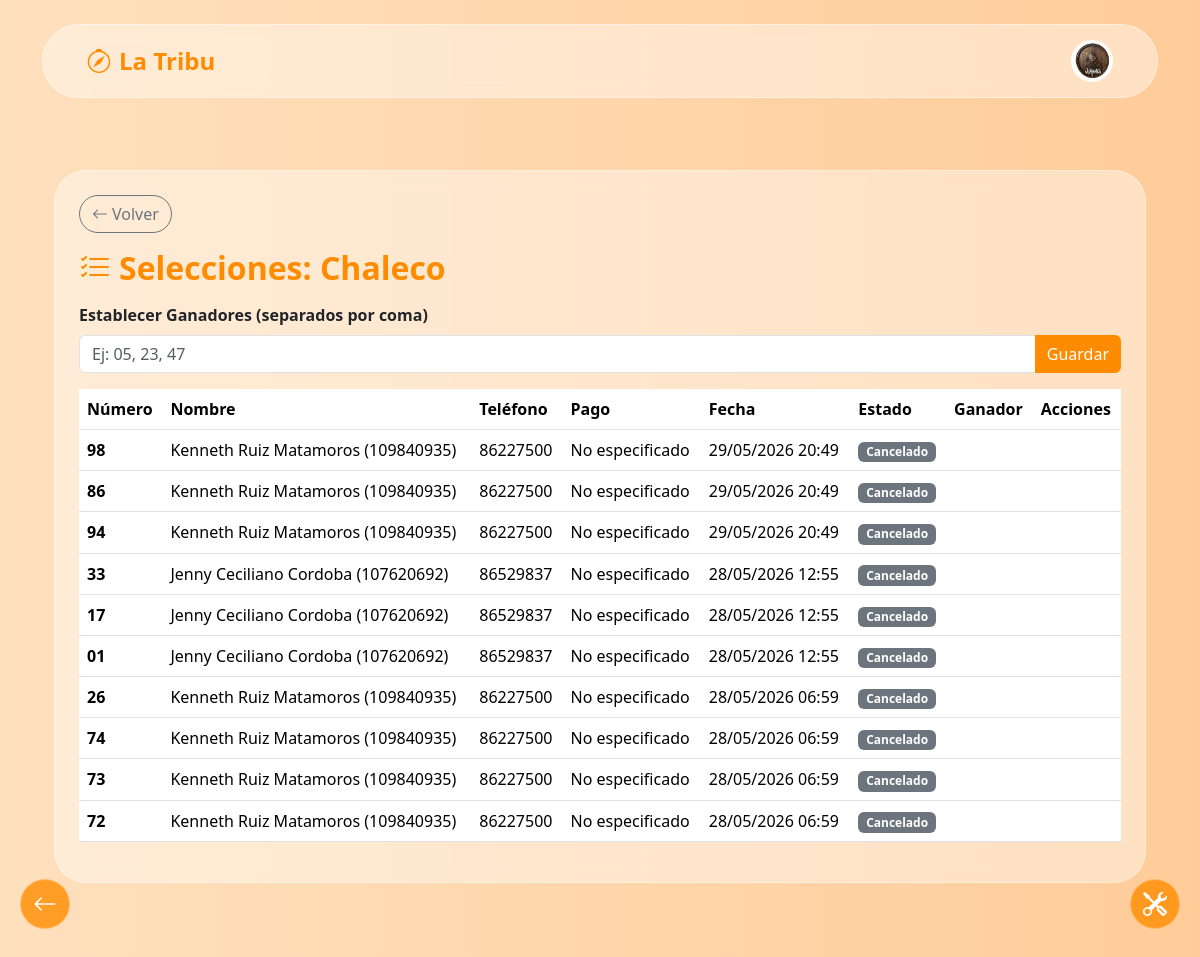
The app's page /admin/rifas/1/selecciones (signed in) with its own data.
### models.py (models this page shows)
class User(db.Model):
    id = db.Column(db.Integer, primary_key=True)
    role = db.Column(db.String(20), default='Usuario')
    weight = db.Column(db.Integer, default=1)
    avatar = db.Column(db.String(255), default='default.png')
    name = db.Column(db.String(100), nullable=False)
    last_name_1 = db.Column(db.String(100), nullable=False)
    last_name_2 = db.Column(db.String(100), nullable=False)
    email = db.Column(db.String(120), unique=True, nullable=False)
    phone_code = db.Column(db.String(10))
    phone = db.Column(db.String(20))
    dob = db.Column(db.Date)
    password_hash = db.Column(db.String(255), nullable=False)
    status = db.Column(db.String(20), default='Activo')
    whatsapp = db.Column(db.String(20))
    facebook = db.Column(db.String(255))
    instagram = db.Column(db.String(255))
    address = db.Column(db.String(255))
    institution = db.Column(db.String(200))
    other_info = db.Column(db.Text)
    reset_token = db.Column(db.String(64))
    reset_expires = db.Column(db.String(30))
    created_at = db.Column(db.DateTime, default=datetime.utcnow)
    updated_at = db.Column(db.DateTime, default=datetime.utcnow, onupdate=datetime.utcnow)

class Raffle(db.Model):
    __tablename__ = 'raffle'
    id = db.Column(db.Integer, primary_key=True)
    raffle_number = db.Column(db.String(50), unique=True, nullable=False)
    name = db.Column(db.String(200), nullable=False)
    price = db.Column(db.Float, nullable=False)
    prize = db.Column(db.String(500), nullable=False)
    detail = db.Column(db.Text, nullable=False)
    raffle_date = db.Column(db.Date, nullable=False)
    raffle_time = db.Column(db.String(50))
    image_filename = db.Column(db.String(255), nullable=False)
    winning_numbers = db.Column(db.Text, default='[]')  # JSON string
    sinpe_name_default = db.Column(db.String(200))
    sinpe_phone_default = db.Column(db.String(50))
    created_at = db.Column(db.DateTime, default=datetime.utcnow)
    is_active = db.Column(db.Boolean, default=True)
    selections = db.relationship('RaffleSelection', backref='raffle', lazy=True, cascade='all, delete-orphan')

class RaffleSelection(db.Model):
    __tablename__ = 'raffle_selection'
    id = db.Column(db.Integer, primary_key=True)
    raffle_id = db.Column(db.Integer, db.ForeignKey('raffle.id'), nullable=False)
    number = db.Column(db.String(5), nullable=False)  # 00-99
    customer_name = db.Column(db.String(200), nullable=False)
    customer_phone = db.Column(db.String(50), nullable=False)
    customer_cedula = db.Column(db.String(50))  # Nueva: cédula del cliente
    pin = db.Column(db.String(10), nullable=False)  # PIN de 4 dígitos alfanumérico
    selection_password = db.Column(db.String(100), nullable=False, default='', server_default='')
    created_at = db.Column(db.DateTime, default=datetime.utcnow)
    is_canceled = db.Column(db.Boolean, default=False)
    payment_method = db.Column(db.String(50), default='No especificado')
    sinpe_name = db.Column(db.String(200))
    sinpe_phone = db.Column(db.String(50))
    __table_args__ = (db.UniqueConstraint('raffle_id', 'number', name='_raffle_number_uc'),)

### routes/rifas_admin.py (the view)
@bp.route('/admin/rifas/<int:raffle_id>/selecciones')
def ver_selecciones(raffle_id):
    if session.get('role') != 'Superusuario':
        flash('Acceso denegado', 'danger')
        return redirect(url_for('main.home'))
    rifa = Raffle.query.get_or_404(raffle_id)
    selecciones = RaffleSelection.query.filter_by(raffle_id=raffle_id).order_by(
        RaffleSelection.created_at.desc()).all()
    try:
        winners = json.loads(rifa.winning_numbers) if rifa.winning_numbers else []
    except Exception:
        winners = []
    return render_template('rifa_selecciones.html', rifa=rifa, selecciones=selecciones, winners=winners)

### routes/__init__.py (called while the page is built)
@bp.before_request
def ensure_session_avatar():
    if 'user_id' in session:
        if 'avatar' not in session or 'email' not in session:
            user = User.query.get(session['user_id'])
            if user:
                if 'avatar' not in session:
                    session['avatar'] = user.avatar or ''
                if 'email' not in session:
                    session['email'] = user.email or ''

### templates/rifa_selecciones.html (shortened to what this page needs)
{% extends "base.html" %}
{% block content %}
<div class="container mt-4">
    <div class="glass-panel rounded-5 p-4">
        <a href="{{ url_for('main.admin_rifas') }}" class="btn btn-outline-secondary rounded-pill mb-3">
            <i class="bi bi-arrow-left me-1"></i>Volver
        </a>
        <h2 class="fw-bold text-orange mb-3"><i class="bi bi-list-check me-2"></i>Selecciones: {{ rifa.name }}</h2>
        <div class="mb-3">
            <label class="form-label fw-bold">Establecer Ganadores (separados por coma)</label>
            <div class="input-group">
                <input type="text" id="winnersInput" class="form-control" placeholder="Ej: 05, 23, 47" value="{{ winners|join(', ') }}">
                <button onclick="setWinners()" class="btn btn-orange">Guardar</button>
            </div>
        </div>
        <div class="table-responsive">
            <table class="table">
                <thead>
                    <tr>
                        <th>Número</th>
                        <th>Nombre</th>
                        <th>Teléfono</th>
                        <th>Pago</th>
                        <th>Fecha</th>
                        <th>Estado</th>
                        <th>Ganador</th>
                        <th>Acciones</th>
                    </tr>
                </thead>
                <tbody>
                    {% for sel in selecciones %}
                    <tr class="{% if sel.is_canceled %}text-muted{% endif %}">
                        <td><strong>{{ sel.number }}</strong></td>
                        <td>{{ sel.customer_name }}</td>
                        <td>{{ sel.customer_phone }}</td>
                        <td>{{ sel.payment_method }}</td>
                        <td>{{ sel.created_at.strftime('%d/%m/%Y %H:%M') }}</td>
                        <td>
                            {% if sel.is_canceled %}
                            <span class="badge bg-secondary">Cancelado</span>
                            {% else %}
                            <span class="badge bg-success">Activo</span>
                            {% endif %}
                        </td>
                        <td>
                        </td>
                        <td>
                        </td>
                    </tr>
                    {% endfor %}
                </tbody>
            </table>
        </div>
    </div>
</div>
{% endblock %}

### templates/base.html (shortened to what this page needs)
<!DOCTYPE html>
<html lang="es" data-theme="light">
<head>
    <link rel="stylesheet" href="{{ url_for('static', filename='css/bootstrap.css') }}?v=2">
    <link rel="stylesheet" href="{{ url_for('static', filename='css/bootstrap-icons.css') }}?v=2">
    <link rel="stylesheet" href="{{ url_for('static', filename='css/global.css') }}?v=2">
    <link rel="stylesheet" href="{{ url_for('static', filename='css/main.css') }}?v=2">
    <link rel="stylesheet" href="{{ url_for('static', filename='css/base.css') }}?v=2">
</head>
<body>
    <div class="container mt-4">
        <nav class="navbar navbar-expand-lg d-none d-md-flex custom-navbar glass-panel rounded-pill">
            <div class="container-fluid">
                <a class="navbar-brand text-orange fw-bold fs-4 d-flex align-items-center gap-2" href="/">
                    <i class="bi bi-compass"></i> La Tribu
                </a>
                <div class="ms-auto d-flex align-items-center gap-3">
                    {% if session.get('user_id') %}
                        {% set nav_avatar = session.get('avatar') or '' %}
                        <a href="{{ url_for('main.profile') }}" class="d-flex align-items-center text-decoration-none" title="Mi Perfil">
                            <div class="rounded-circle overflow-hidden border border-2 border-white shadow-sm d-flex align-items-center justify-content-center bg-orange" style="width:42px;height:42px;flex-shrink:0;">
                                {% if nav_avatar and nav_avatar != 'default.png' %}
                                    <img src="{{ url_for('static', filename=nav_avatar) }}" alt="Avatar" style="width:100%;height:100%;object-fit:cover;">
                                {% else %}
                                    <i class="bi bi-person-fill text-white fs-5"></i>
                                {% endif %}
                            </div>
                        </a>
                    {% else %}
                        <button class="btn btn-orange rounded-pill px-4 shadow-sm fw-bold d-flex align-items-center" data-bs-toggle="modal" data-bs-target="#loginModal">
                            <i class="bi bi-box-arrow-in-right me-2 fs-5"></i> Ingresar
                        </button>
                    {% endif %}
                </div>
            </div>
        </nav>
    </div>
    <main class="container mt-2 mt-md-5 mb-5 pb-5 content-wrapper">
        {% block content %}
        {% endblock %}
    </main>
    {% if request.path != '/' %}
    <button id="btnBack" class="btn-global-back" onclick="if(document.referrer.includes(window.location.host) && window.history.length > 1) { window.history.back(); } else { window.location.href='/'; }" title="Volver Atrás">
        <i class="bi bi-arrow-left fs-4"></i>
    </button>
    {% endif %}
    {% if session.get('role') == 'Superusuario' %}
    <div class="dropdown dropup">
        <a href="#" class="btn-global-add dropdown-toggle" data-bs-toggle="dropdown" aria-expanded="false" title="Herramientas de Admin" style="text-decoration: none;">
            <i class="bi bi-tools fs-4"></i>
        </a>
    </div>
    {% endif %}
{% include 'partials/base_scripts.html' %}

### static/css/global.css (style rules this page uses)
:root { --bg-dark: #1e1e1e; --bg-darker: #121212; --text-light: #f1f1f1; --primary-orange: #ff8c00; --primary-hover: #e07b00; --nav-mobile-height: 65px; }
.text-orange { color: var(--primary-orange) !important; }
a { color: var(--primary-orange); text-decoration: none; }
.custom-navbar { background-color: var(--bg-dark); border-bottom: 2px solid var(--primary-orange); }
.btn-global-back { position: fixed; bottom: calc(var(--nav-mobile-height) + 20px); left: 20px; width: 50px; height: 50px; border-radius: 50%; background-color: var(--primary-orange); color: white; border: none; box-shadow: 0 4px 6px rgba(0,0,0,0.3); z-index: 1020; display: flex; justify-content: center; align-items: center; cursor: pointer; }

### static/css/base.css (style rules this page uses)
body { background: linear-gradient(to right, #ffe0bd 0%, #ffcc99 100%); background-attachment: fixed; min-height: 100vh; display: flex; flex-direction: column; }
.glass-panel { background: rgba(255, 255, 255, 0.4); backdrop-filter: blur(10px); -webkit-backdrop-filter: blur(10px); border: 1px solid rgba(255, 255, 255, 0.4); box-shadow: 0 8px 32px 0 rgba(31, 38, 135, 0.05); }
.btn-orange { background-color: var(--primary-orange, #ff8c00); color: #fff; border: none; transition: all 0.3s ease; }
.custom-navbar { padding: 0.8rem 2rem; z-index: 1040; }
.btn-global-back { position: fixed; bottom: calc(var(--nav-mobile-height, 70px) - 15px); left: 20px; width: 50px; height: 50px; border-radius: 50%; background: rgba(255, 140, 0, 0.8); backdrop-filter: blur(5px); color: white; border: 1px solid rgba(255, 255, 255, 0.3); box-shadow: 0 4px 15px rgba(255, 140, 0, 0.4); z-index: 1045; display: flex; justify-content: center; align-items: center; cursor: pointer; transition: all 0.3s ease; }
.btn-global-add { position: fixed; bottom: calc(var(--nav-mobile-height, 70px) - 15px); right: 20px; width: 50px; height: 50px; border-radius: 50%; background: rgba(255, 140, 0, 0.8); backdrop-filter: blur(5px); color: white; border: 1px solid rgba(255, 255, 255, 0.3); box-shadow: 0 4px 15px rgba(255, 140, 0, 0.4); z-index: 1045; display: flex; justify-content: center; align-items: center; cursor: pointer; transition: all 0.3s ease; text-decoration: none; }
*, *::before, *::after { box-shadow: none !important; text-shadow: none !important; }

### templates/base.html (style rules this page uses)
*, *::before, *::after { box-shadow: none !important; text-shadow: none !important; }
.shadow, .shadow-sm, .shadow-lg, .shadow-none, [class*="shadow"] { box-shadow: none !important; }
.btn-global-add.dropdown-toggle::after { display: none !important; }

### records on screen
User: avatar (picture)
Raffle: name "Chaleco"
RaffleSelection: number "98", customer_name "Kenneth Ruiz Matamoros (109840935)", customer_phone "86227500", payment_method "No especificado", created_at "29/05/2026 20:49", is_canceled "Cancelado"
RaffleSelection: number "86", customer_name "Kenneth Ruiz Matamoros (109840935)", customer_phone "86227500", payment_method "No especificado", created_at "29/05/2026 20:49", is_canceled "Cancelado"
RaffleSelection: number "94", customer_name "Kenneth Ruiz Matamoros (109840935)", customer_phone "86227500", payment_method "No especificado", created_at "29/05/2026 20:49", is_canceled "Cancelado"
RaffleSelection: number "33", customer_name "Jenny Ceciliano Cordoba (107620692)", customer_phone "86529837", payment_method "No especificado", created_at "28/05/2026 12:55", is_canceled "Cancelado"
RaffleSelection: number "17", customer_name "Jenny Ceciliano Cordoba (107620692)", customer_phone "86529837", payment_method "No especificado", created_at "28/05/2026 12:55", is_canceled "Cancelado"
RaffleSelection: number "01", customer_name "Jenny Ceciliano Cordoba (107620692)", customer_phone "86529837", payment_method "No especificado", created_at "28/05/2026 12:55", is_canceled "Cancelado"
RaffleSelection: number "26", customer_name "Kenneth Ruiz Matamoros (109840935)", customer_phone "86227500", payment_method "No especificado", created_at "28/05/2026 06:59", is_canceled "Cancelado"
RaffleSelection: number "74", customer_name "Kenneth Ruiz Matamoros (109840935)", customer_phone "86227500", payment_method "No especificado", created_at "28/05/2026 06:59", is_canceled "Cancelado"
RaffleSelection: number "73", customer_name "Kenneth Ruiz Matamoros (109840935)", customer_phone "86227500", payment_method "No especificado", created_at "28/05/2026 06:59", is_canceled "Cancelado"
RaffleSelection: number "72", customer_name "Kenneth Ruiz Matamoros (109840935)", customer_phone "86227500", payment_method "No especificado", created_at "28/05/2026 06:59", is_canceled "Cancelado"
